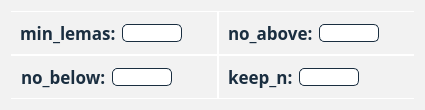
              <widget class="QWidget" name="tab_preproc_settings">
               <property name="styleSheet">
                <string notr="true">background-color: #F2F2F2;</string>
               </property>
               <attribute name="title">
                <string>Preprocessing</string>
               </attribute>
               <layout class="QVBoxLayout" name="verticalLayout_4">
                <item>
                 <widget class="QFrame" name="frame_preproc_settings">
                  <property name="styleSheet">
                   <string notr="true">background-color: #F2F2F2;</string>
                  </property>
                  <property name="frameShape">
                   <enum>QFrame::NoFrame</enum>
                  </property>
                  <property name="frameShadow">
                   <enum>QFrame::Plain</enum>
                  </property>
                  <layout class="QHBoxLayout" name="horizontalLayout_37">
                   <property name="spacing">
                    <number>0</number>
                   </property>
                   <property name="leftMargin">
                    <number>0</number>
                   </property>
                   <property name="topMargin">
                    <number>0</number>
                   </property>
                   <property name="rightMargin">
                    <number>0</number>
                   </property>
                   <property name="bottomMargin">
                    <number>0</number>
                   </property>
                   <item>
                    <layout class="QVBoxLayout" name="layout_left_preproc_settings">
                     <property name="spacing">
                      <number>0</number>
                     </property>
                     <item>
                      <widget class="QFrame" name="frame_alpha_lda">
                       <property name="styleSheet">
                        <string notr="true">border-bottom: 0.5px solid #FFFFFF;
border-right: 0.5px solid #FFFFFF;
border-top: 1px solid #FFFFFF;
</string>
                       </property>
                       <property name="frameShape">
                        <enum>QFrame::NoFrame</enum>
                       </property>
                       <property name="frameShadow">
                        <enum>QFrame::Plain</enum>
                       </property>
                       <layout class="QHBoxLayout" name="horizontalLayout_39">
                        <item>
                         <widget class="QLabel" name="label_alpha_lda">
                          <property name="sizePolicy">
                           <sizepolicy hsizetype="Minimum" vsizetype="Preferred">
                            <horstretch>0</horstretch>
                            <verstretch>0</verstretch>
                           </sizepolicy>
                          </property>
                          <property name="maximumSize">
                           <size>
                            <width>16777215</width>
                            <height>16777215</height>
                           </size>
                          </property>
                          <property name="font">
                           <font>
                            <family>Avenir</family>
                            <pointsize>13</pointsize>
                            <weight>75</weight>
                            <italic>false</italic>
                            <bold>true</bold>
                           </font>
                          </property>
                          <property name="toolTip">
                           <string>&lt;html&gt;&lt;head/&gt;&lt;body&gt;&lt;p&gt;&lt;span style=&quot; font-weight:400;&quot;&gt;Minimum number of lemas for documents in the training set.&lt;/span&gt;&lt;/p&gt;&lt;/body&gt;&lt;/html&gt;</string>
                          </property>
                          <property name="styleSheet">
                           <string notr="true">font: 87 13pt &quot;Avenir&quot;;
color:#1A2E40;
font-weight: bold;
border:None;</string>
                          </property>
                          <property name="text">
                           <string>min_lemas:</string>
                          </property>
                         </widget>
                        </item>
                        <item>
                         <widget class="QLineEdit" name="lineEdit_min_lemas">
                          <property name="sizePolicy">
                           <sizepolicy hsizetype="Minimum" vsizetype="Fixed">
                            <horstretch>0</horstretch>
                            <verstretch>0</verstretch>
                           </sizepolicy>
                          </property>
                          <property name="minimumSize">
                           <size>
                            <width>0</width>
                            <height>0</height>
                           </size>
                          </property>
                          <property name="maximumSize">
                           <size>
                            <width>60</width>
                            <height>16777215</height>
                           </size>
                          </property>
                          <property name="styleSheet">
                           <string notr="true">QLineEdit {	
	background-color: #FFFFFF;
	font: 87 italic 12pt &quot;Avenir&quot;;
	border-radius: 5px;
	border: 1px solid #1A2E40;
	color:black;
}</string>
                          </property>
                         </widget>
                        </item>
                        <item>
                         <widget class="QLabel" name="checkBox_preproc_1_good">
                          <property name="sizePolicy">
                           <sizepolicy hsizetype="Fixed" vsizetype="Fixed">
                            <horstretch>0</horstretch>
                            <verstretch>0</verstretch>
                           </sizepolicy>
                          </property>
                          <property name="maximumSize">
                           <size>
                            <width>20</width>
                            <height>20</height>
                           </size>
                          </property>
                          <property name="styleSheet">
                           <string notr="true">background-color:transparent;
border:none;</string>
                          </property>
                          <property name="text">
                           <string/>
                          </property>
                          <property name="pixmap">
                           <pixmap>../../../../jellyfish-spoon/src/gui/uis/resources/images/good.png</pixmap>
                          </property>
                          <property name="scaledContents">
                           <bool>true</bool>
                          </property>
                         </widget>
                        </item>
                        <item>
                         <widget class="QLabel" name="checkBox_preproc_1_bad">
                          <property name="sizePolicy">
                           <sizepolicy hsizetype="Fixed" vsizetype="Fixed">
                            <horstretch>0</horstretch>
                            <verstretch>0</verstretch>
                           </sizepolicy>
                          </property>
                          <property name="maximumSize">
                           <size>
                            <width>20</width>
                            <height>20</height>
                           </size>
                          </property>
                          <property name="styleSheet">
                           <string notr="true">background-color:transparent;
border:none;</string>
                          </property>
                          <property name="text">
                           <string/>
                          </property>
                          <property name="pixmap">
                           <pixmap>../../../../jellyfish-spoon/src/gui/uis/resources/images/bad.png</pixmap>
                          </property>
                          <property name="scaledContents">
                           <bool>true</bool>
                          </property>
                         </widget>
                        </item>
                       </layout>
                      </widget>
                     </item>
                     <item>
                      <widget class="QFrame" name="frame_nr_threads_lda">
                       <property name="styleSheet">
                        <string notr="true">border-bottom: 1px solid #FFFFFF;
border-right: 0.5px solid #FFFFFF;
border-top: 0.5px solid #FFFFFF;
</string>
                       </property>
                       <property name="frameShape">
                        <enum>QFrame::StyledPanel</enum>
                       </property>
                       <property name="frameShadow">
                        <enum>QFrame::Plain</enum>
                       </property>
                       <layout class="QHBoxLayout" name="horizontalLayout_41">
                        <item>
                         <widget class="QLabel" name="label_nr_threads_lda">
                          <property name="sizePolicy">
                           <sizepolicy hsizetype="Minimum" vsizetype="Preferred">
                            <horstretch>0</horstretch>
                            <verstretch>0</verstretch>
                           </sizepolicy>
                          </property>
                          <property name="maximumSize">
                           <size>
                            <width>16777215</width>
                            <height>16777215</height>
                           </size>
                          </property>
                          <property name="font">
                           <font>
                            <family>Avenir</family>
                            <pointsize>13</pointsize>
                            <weight>75</weight>
                            <italic>false</italic>
                            <bold>true</bold>
                           </font>
                          </property>
                          <property name="toolTip">
                           <string>&lt;html&gt;&lt;head/&gt;&lt;body&gt;&lt;p&gt;&lt;span style=&quot; font-weight:400;&quot;&gt;Minimum number of occurrences to keep words in the vocabulary.&lt;/span&gt;&lt;/p&gt;&lt;/body&gt;&lt;/html&gt;</string>
                          </property>
                          <property name="styleSheet">
                           <string notr="true">font: 87 13pt &quot;Avenir&quot;;
color:#1A2E40;
font-weight: bold;
border:None;</string>
                          </property>
                          <property name="text">
                           <string>no_below:</string>
                          </property>
                         </widget>
                        </item>
                        <item>
                         <widget class="QLineEdit" name="lineEdit_no_below">
                          <property name="sizePolicy">
                           <sizepolicy hsizetype="Minimum" vsizetype="Fixed">
                            <horstretch>0</horstretch>
                            <verstretch>0</verstretch>
                           </sizepolicy>
                          </property>
                          <property name="minimumSize">
                           <size>
                            <width>0</width>
                            <height>0</height>
                           </size>
                          </property>
                          <property name="maximumSize">
                           <size>
                            <width>60</width>
                            <height>16777215</height>
                           </size>
                          </property>
                          <property name="styleSheet">
                           <string notr="true">QLineEdit {	
	background-color: #FFFFFF;
	font: 87 italic 12pt &quot;Avenir&quot;;
	border-radius: 5px;
	border: 1px solid #1A2E40;
	color:black;
}</string>
                          </property>
                         </widget>
                        </item>
                        <item>
                         <widget class="QLabel" name="checkBox_preproc_2_good">
                          <property name="sizePolicy">
                           <sizepolicy hsizetype="Fixed" vsizetype="Fixed">
                            <horstretch>0</horstretch>
                            <verstretch>0</verstretch>
                           </sizepolicy>
                          </property>
                          <property name="maximumSize">
                           <size>
                            <width>20</width>
                            <height>20</height>
                           </size>
                          </property>
                          <property name="styleSheet">
                           <string notr="true">background-color:transparent;
border:none;</string>
                          </property>
                          <property name="text">
                           <string/>
                          </property>
                          <property name="pixmap">
                           <pixmap>../../../../jellyfish-spoon/src/gui/uis/resources/images/good.png</pixmap>
                          </property>
                          <property name="scaledContents">
                           <bool>true</bool>
                          </property>
                         </widget>
                        </item>
                        <item>
                         <widget class="QLabel" name="checkBox_preproc_2_bad">
                          <property name="sizePolicy">
                           <sizepolicy hsizetype="Fixed" vsizetype="Fixed">
                            <horstretch>0</horstretch>
                            <verstretch>0</verstretch>
                           </sizepolicy>
                          </property>
                          <property name="maximumSize">
                           <size>
                            <width>20</width>
                            <height>20</height>
                           </size>
                          </property>
                          <property name="styleSheet">
                           <string notr="true">background-color:transparent;
border:none;</string>
                          </property>
                          <property name="text">
                           <string/>
                          </property>
                          <property name="pixmap">
                           <pixmap>../../../../jellyfish-spoon/src/gui/uis/resources/images/bad.png</pixmap>
                          </property>
                          <property name="scaledContents">
                           <bool>true</bool>
                          </property>
                         </widget>
                        </item>
                       </layout>
                      </widget>
                     </item>
                    </layout>
                   </item>
                   <item>
                    <layout class="QVBoxLayout" name="layout_right_preproc_settings">
                     <property name="spacing">
                      <number>0</number>
                     </property>
                     <item>
                      <widget class="QFrame" name="frame_nr_iterations_lda">
                       <property name="styleSheet">
                        <string notr="true">border-bottom: 0.5px solid #FFFFFF;
border-left: 0.5px solid #FFFFFF;
border-top: 1px solid #FFFFFF;
</string>
                       </property>
                       <property name="frameShape">
                        <enum>QFrame::NoFrame</enum>
                       </property>
                       <property name="frameShadow">
                        <enum>QFrame::Plain</enum>
                       </property>
                       <layout class="QHBoxLayout" name="horizontalLayout_123">
                        <item>
                         <widget class="QLabel" name="label_nr_iterations_lda">
                          <property name="sizePolicy">
                           <sizepolicy hsizetype="Minimum" vsizetype="Preferred">
                            <horstretch>0</horstretch>
                            <verstretch>0</verstretch>
                           </sizepolicy>
                          </property>
                          <property name="maximumSize">
                           <size>
                            <width>16777215</width>
                            <height>16777215</height>
                           </size>
                          </property>
                          <property name="font">
                           <font>
                            <family>Avenir</family>
                            <pointsize>13</pointsize>
                            <weight>75</weight>
                            <italic>false</italic>
                            <bold>true</bold>
                           </font>
                          </property>
                          <property name="toolTip">
                           <string>&lt;html&gt;&lt;head/&gt;&lt;body&gt;&lt;p&gt;&lt;span style=&quot; font-weight:400;&quot;&gt;Maximum proportion of documents to keep a word in the vocabulary.&lt;/span&gt;&lt;/p&gt;&lt;/body&gt;&lt;/html&gt;</string>
                          </property>
                          <property name="styleSheet">
                           <string notr="true">font: 87 13pt &quot;Avenir&quot;;
color:#1A2E40;
font-weight: bold;
border:None;</string>
                          </property>
                          <property name="text">
                           <string>no_above:</string>
                          </property>
                         </widget>
                        </item>
                        <item>
                         <widget class="QLineEdit" name="lineEdit_no_above">
                          <property name="sizePolicy">
                           <sizepolicy hsizetype="Minimum" vsizetype="Fixed">
                            <horstretch>0</horstretch>
                            <verstretch>0</verstretch>
                           </sizepolicy>
                          </property>
                          <property name="minimumSize">
                           <size>
                            <width>0</width>
                            <height>0</height>
                           </size>
                          </property>
                          <property name="maximumSize">
                           <size>
                            <width>60</width>
                            <height>16777215</height>
                           </size>
                          </property>
                          <property name="styleSheet">
                           <string notr="true">QLineEdit {	
	background-color: #FFFFFF;
	font: 87 italic 12pt &quot;Avenir&quot;;
	border-radius: 5px;
	border: 1px solid #1A2E40;
	color:black;
}</string>
                          </property>
                         </widget>
                        </item>
                        <item>
                         <widget class="QLabel" name="checkBox_preproc_3_good">
                          <property name="sizePolicy">
                           <sizepolicy hsizetype="Fixed" vsizetype="Fixed">
                            <horstretch>0</horstretch>
                            <verstretch>0</verstretch>
                           </sizepolicy>
                          </property>
                          <property name="maximumSize">
                           <size>
                            <width>20</width>
                            <height>20</height>
                           </size>
                          </property>
                          <property name="styleSheet">
                           <string notr="true">background-color:transparent;
border:none;</string>
                          </property>
                          <property name="text">
                           <string/>
                          </property>
                          <property name="pixmap">
                           <pixmap>../../../../jellyfish-spoon/src/gui/uis/resources/images/good.png</pixmap>
                          </property>
                          <property name="scaledContents">
                           <bool>true</bool>
                          </property>
                         </widget>
                        </item>
                        <item>
                         <widget class="QLabel" name="checkBox_preproc_3_bad">
                          <property name="sizePolicy">
                           <sizepolicy hsizetype="Fixed" vsizetype="Fixed">
                            <horstretch>0</horstretch>
                            <verstretch>0</verstretch>
                           </sizepolicy>
                          </property>
                          <property name="maximumSize">
                           <size>
                            <width>20</width>
                            <height>20</height>
                           </size>
                          </property>
                          <property name="styleSheet">
                           <string notr="true">background-color:transparent;
border:none;</string>
                          </property>
                          <property name="text">
                           <string/>
                          </property>
                          <property name="pixmap">
                           <pixmap>../../../../jellyfish-spoon/src/gui/uis/resources/images/bad.png</pixmap>
                          </property>
                          <property name="scaledContents">
                           <bool>true</bool>
                          </property>
                         </widget>
                        </item>
                       </layout>
                      </widget>
                     </item>
                     <item>
                      <widget class="QFrame" name="frame_thetas_thr_lda">
                       <property name="styleSheet">
                        <string notr="true">border-bottom: 0.5px solid #FFFFFF;
border-left: 0.5px solid #FFFFFF;
border-top: 0.5px solid #FFFFFF;
</string>
                       </property>
                       <property name="frameShape">
                        <enum>QFrame::NoFrame</enum>
                       </property>
                       <property name="frameShadow">
                        <enum>QFrame::Plain</enum>
                       </property>
                       <layout class="QHBoxLayout" name="horizontalLayout_125">
                        <item>
                         <widget class="QLabel" name="label_thetas_thr_lda">
                          <property name="sizePolicy">
                           <sizepolicy hsizetype="Minimum" vsizetype="Preferred">
                            <horstretch>0</horstretch>
                            <verstretch>0</verstretch>
                           </sizepolicy>
                          </property>
                          <property name="maximumSize">
                           <size>
                            <width>16777215</width>
                            <height>16777215</height>
                           </size>
                          </property>
                          <property name="font">
                           <font>
                            <family>Avenir</family>
                            <pointsize>13</pointsize>
                            <weight>75</weight>
                            <italic>false</italic>
                            <bold>true</bold>
                           </font>
                          </property>
                          <property name="toolTip">
                           <string>&lt;html&gt;&lt;head/&gt;&lt;body&gt;&lt;p&gt;&lt;span style=&quot; font-weight:400;&quot;&gt;Maximum vocabulary size.&lt;/span&gt;&lt;/p&gt;&lt;/body&gt;&lt;/html&gt;</string>
                          </property>
                          <property name="styleSheet">
                           <string notr="true">font: 87 13pt &quot;Avenir&quot;;
color:#1A2E40;
font-weight: bold;
border:None;</string>
                          </property>
                          <property name="text">
                           <string>keep_n:</string>
                          </property>
                         </widget>
                        </item>
                        <item>
                         <widget class="QLineEdit" name="lineEdit_keep_n">
                          <property name="sizePolicy">
                           <sizepolicy hsizetype="Minimum" vsizetype="Fixed">
                            <horstretch>0</horstretch>
                            <verstretch>0</verstretch>
                           </sizepolicy>
                          </property>
                          <property name="minimumSize">
                           <size>
                            <width>0</width>
                            <height>0</height>
                           </size>
                          </property>
                          <property name="maximumSize">
                           <size>
                            <width>60</width>
                            <height>16777215</height>
                           </size>
                          </property>
                          <property name="styleSheet">
                           <string notr="true">QLineEdit {	
	background-color: #FFFFFF;
	font: 87 italic 12pt &quot;Avenir&quot;;
	border-radius: 5px;
	border: 1px solid #1A2E40;
	color:black;
}</string>
                          </property>
                         </widget>
                        </item>
                        <item>
                         <widget class="QLabel" name="checkBox_preproc_4_good">
                          <property name="sizePolicy">
                           <sizepolicy hsizetype="Fixed" vsizetype="Fixed">
                            <horstretch>0</horstretch>
                            <verstretch>0</verstretch>
                           </sizepolicy>
                          </property>
                          <property name="maximumSize">
                           <size>
                            <width>20</width>
                            <height>20</height>
                           </size>
                          </property>
                          <property name="styleSheet">
                           <string notr="true">background-color:transparent;
border:none;</string>
                          </property>
                          <property name="text">
                           <string/>
                          </property>
                          <property name="pixmap">
                           <pixmap>../../../../jellyfish-spoon/src/gui/uis/resources/images/good.png</pixmap>
                          </property>
                          <property name="scaledContents">
                           <bool>true</bool>
                          </property>
                         </widget>
                        </item>
                        <item>
                         <widget class="QLabel" name="checkBox_preproc_4_bad">
                          <property name="sizePolicy">
                           <sizepolicy hsizetype="Fixed" vsizetype="Fixed">
                            <horstretch>0</horstretch>
                            <verstretch>0</verstretch>
                           </sizepolicy>
                          </property>
                          <property name="maximumSize">
                           <size>
                            <width>20</width>
                            <height>20</height>
                           </size>
                          </property>
                          <property name="styleSheet">
                           <string notr="true">background-color:transparent;
border:none;</string>
                          </property>
                          <property name="text">
                           <string/>
                          </property>
                          <property name="pixmap">
                           <pixmap>../../../../jellyfish-spoon/src/gui/uis/resources/images/bad.png</pixmap>
                          </property>
                          <property name="scaledContents">
                           <bool>true</bool>
                          </property>
                         </widget>
                        </item>
                       </layout>
                      </widget>
                     </item>
                    </layout>
                   </item>
                  </layout>
                 </widget>
                </item>
               </layout>
              </widget>
